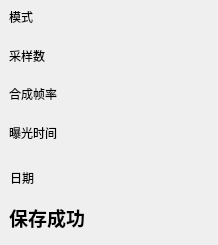
<?xml version="1.0" encoding="UTF-8"?>
<ui version="4.0">
 <class>view</class>
 <widget class="QWidget" name="view">
  <property name="enabled">
   <bool>true</bool>
  </property>
  <property name="geometry">
   <rect>
    <x>0</x>
    <y>0</y>
    <width>218</width>
    <height>245</height>
   </rect>
  </property>
  <property name="focusPolicy">
   <enum>Qt::NoFocus</enum>
  </property>
  <property name="windowTitle">
   <string>Form</string>
  </property>
  <widget class="QLabel" name="lbModel">
   <property name="geometry">
    <rect>
     <x>9</x>
     <y>9</y>
     <width>24</width>
     <height>16</height>
    </rect>
   </property>
   <property name="text">
    <string>模式</string>
   </property>
  </widget>
  <widget class="QLabel" name="lbRadio">
   <property name="geometry">
    <rect>
     <x>9</x>
     <y>48</y>
     <width>36</width>
     <height>16</height>
    </rect>
   </property>
   <property name="text">
    <string>采样数</string>
   </property>
  </widget>
  <widget class="QLabel" name="lbFrame">
   <property name="geometry">
    <rect>
     <x>9</x>
     <y>86</y>
     <width>48</width>
     <height>16</height>
    </rect>
   </property>
   <property name="text">
    <string>合成帧率</string>
   </property>
  </widget>
  <widget class="QLabel" name="lbExpTime">
   <property name="geometry">
    <rect>
     <x>9</x>
     <y>125</y>
     <width>48</width>
     <height>16</height>
    </rect>
   </property>
   <property name="text">
    <string>曝光时间</string>
   </property>
  </widget>
  <widget class="QLabel" name="lbTime">
   <property name="geometry">
    <rect>
     <x>10</x>
     <y>170</y>
     <width>201</width>
     <height>16</height>
    </rect>
   </property>
   <property name="text">
    <string>日期</string>
   </property>
  </widget>
  <widget class="QLabel" name="lbMsg">
   <property name="enabled">
    <bool>true</bool>
   </property>
   <property name="geometry">
    <rect>
     <x>9</x>
     <y>202</y>
     <width>121</width>
     <height>31</height>
    </rect>
   </property>
   <property name="font">
    <font>
     <pointsize>14</pointsize>
     <weight>75</weight>
     <bold>true</bold>
     <kerning>true</kerning>
    </font>
   </property>
   <property name="autoFillBackground">
    <bool>false</bool>
   </property>
   <property name="text">
    <string>保存成功</string>
   </property>
  </widget>
 </widget>
 <resources/>
 <connections/>
</ui>
